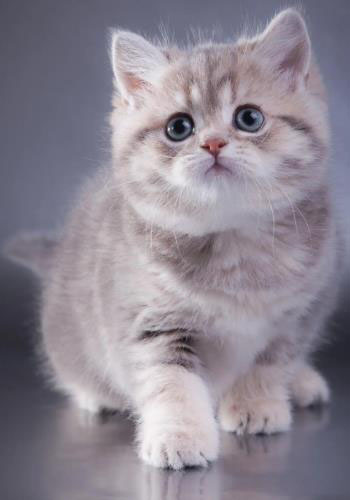
#> input picture 计算机视觉实验08/imgs/cat.jpg, 350 x 500 px
$ python test2.py
#> lines starting #> are read from the running program, lines starting #| are printed output that depends on the picture
### 计算机视觉实验08/util.py
import cv2
import matplotlib.pyplot as plt
import numpy as np
import scipy


# 高斯噪声
# [125 lines left out: functions normalize, add_gaussian_noise, add_rayleigh_noise, add_gamma_noise, add_salt_pepper, GeometricMeanOperator and 5 more, not called in this run]


# 逆谐波均值滤波
def Contra_harmonicMeanOperator(roi, q):
    roi = roi.astype(np.float64)
    return np.mean(roi ** (q + 1)) / np.mean((roi) ** (q))


# [19 lines left out: functions Contra_harmonicMeanAlogrithm, rgbContra_harmonicMean, not called in this run]


# 图像退化恢复
# 仿真运动模糊
def get_motion_dsf(image_sise, motion_angle, motion_dis):
    PSF = np.zeros(image_sise)  # 点扩散函数
    x_center = (image_sise[0] - 1) / 2
    y_center = (image_sise[1] - 1) / 2
    sin_val = np.sin(motion_angle * np.pi / 180)
    cos_val = np.cos(motion_angle * np.pi / 180)
    # 将对应角度上motion_dis个点置成1
    for i in range(motion_dis):
        x_offset = round(sin_val * i)
        y_offset = round(cos_val * i)
        PSF[int(x_center - x_offset), int(y_center + y_offset)] = 1
    return PSF / PSF.sum()  # 归一化


# 仿真湍流模糊
def cal_distance(pa, pb):  # 欧拉距离计算函数的定义
    return np.sqrt((pa[0] - pb[0]) ** 2 + (pa[1] - pb[1]) ** 2)


def get_turbulence_dsf(image_sise, k=0.1):
    center_point = tuple(map(lambda x: (x - 1) / 2, image_sise))  # 中心点
    pos_matrix = np.mgrid[0 : image_sise[0], 0 : image_sise[1]]  # 生成位置矩阵
    dis = cal_distance(pos_matrix, center_point)  # 计算距离矩阵
    # PSF_fft = dis
    PSF_fft = np.exp(-k * (dis ** (5 / 6)))  # 点扩散函数 fft
    PSF = np.fft.ifft2(PSF_fft)  # image FFT multiplly PSF FFT
    PSF = np.abs(np.fft.ifftshift(PSF))  # 中心化
    return PSF / PSF.sum()  # 归一化


# 图像退化恢复
# 对图片继续模糊
def make_blurred(img, PSF, eps):
    img = np.expand_dims(img, axis=-1) if img.ndim == 2 else img
    new_img = np.zeros(img.shape)
    for i in range(img.shape[2]):
        input_fft = np.fft.fft2(img[:, :, i])
        PSF_fft = np.fft.fft2(PSF) + eps
        blurred = np.fft.ifft2(input_fft * PSF_fft)
        blurred = np.abs(np.fft.ifftshift(blurred))
        new_img[:, :, i] = blurred
    if img.ndim == 2:
        new_img = np.squeeze(new_img, -1)
    return np.uint8(new_img)


def inverse_filter(img, PSF, eps):
    img = np.expand_dims(img, axis=-1) if img.ndim == 2 else img
    new_img = np.zeros(img.shape)
    for i in range(img.shape[2]):
        input_fft = np.fft.fft2(img[:, :, i])
        PSF_fft = np.fft.fft2(PSF) + eps
        result = np.fft.ifft2(input_fft / PSF_fft)
        result = np.abs(np.fft.ifftshift(result))
        new_img[:, :, i] = result
    if img.ndim == 2:
        new_img = np.squeeze(new_img, -1)
    return np.uint8(new_img)


def wiener_filter(img, PSF, eps, K=0.01):
    img = np.expand_dims(img, axis=-1) if img.ndim == 2 else img
    new_img = np.zeros(img.shape)
    for i in range(img.shape[2]):
        input_fft = np.fft.fft2(img[:, :, i])
        PSF_fft = np.fft.fft2(PSF) + eps
        PSF_fft_1 = np.conj(PSF_fft) / (np.abs(PSF_fft) ** 2 + K)
        result = np.fft.ifft2(input_fft * PSF_fft_1)
        result = np.abs(np.fft.ifftshift(result))
        new_img[:, :, i] = result
    if img.ndim == 2:
        new_img = np.squeeze(new_img, -1)
    return np.uint8(new_img)


def spectrum_show(PSF, title):
    PSF_fft = np.fft.fft2(PSF)
    PSF_fft_shift = np.fft.fftshift(PSF_fft)
    spectrum = 20 * np.log(np.abs(PSF_fft_shift))
    plt.imshow(spectrum, cmap="gray")
    plt.title(title)
    plt.axis("off")
    plt.show()


# 图像修补BSCB
# [60 lines left out: functions normalize, BSCB_inpaint, not called in this run]


def gen_pic_with_mask(mask, origin_pic):
    origin_pic[mask == 1.0] = 128
    return origin_pic


# 图像修补TV
# [32 lines left out: functions normalize, tv_inpaint, not called in this run]


def gen_pic_with_mask(mask, origin_pic):
    origin_pic[mask == 1.0] = 128
    return origin_pic

### 计算机视觉实验08/test2.py
from util import *


# 【2】任选图片，用退化模型进行退化模拟，并通过维纳滤波进行复原，需测试噪声的影响。
# 退化模拟
image = cv2.imread('./imgs/cat.jpg')
#> image is the input picture: shape (500, 350, 3); mean B, G, R 146.1, 134.5, 141.4

# 显示原图像
plt.figure(1, figsize=(6, 6))
plt.title('Original Image'), plt.imshow(image[..., [2, 1, 0]], 'gray')
plt.xticks([]), plt.yticks([])


# 进行模糊处理
PSF = get_motion_dsf(image.shape[:2], -50, 100)
PSF = get_turbulence_dsf(image.shape[:2])
spectrum_show(PSF, title='PSF Image')  # 模糊PSF与谱
#> in spectrum_show, `PSF_fft = np.fft.fft2(PSF)`:
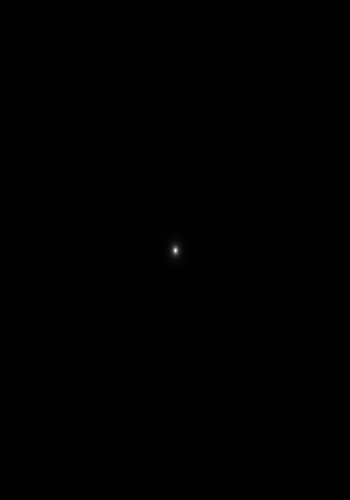
#> PSF: shape (500, 350) float64; min 0, max 0.0141, mean 5.71e-06; drawn with min black and max white
blurred = make_blurred(image, PSF, 1e-3)
plt.figure(2, figsize=(8, 8))
plt.subplot(231), plt.imshow(
    blurred[..., [2, 1, 0]], 'gray'), plt.title('blurred')
plt.xticks([]), plt.yticks([])

# 逆滤波
result = inverse_filter(blurred, PSF, 1e-3)
#> after the loop in inverse_filter, `for i in range(img.shape[2]):`:
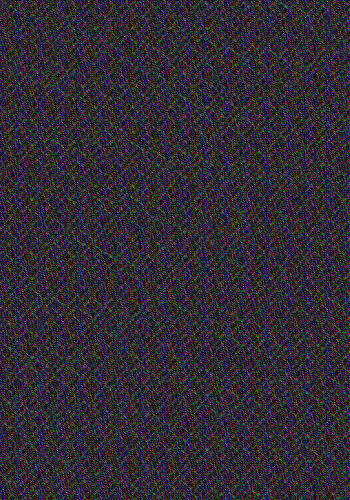
#> new_img: shape (500, 350, 3) float64; mean B, G, R 19722.4, 16329.2, 18485.7; drawn with min black and max white
plt.subplot(232), plt.imshow(
    result[..., [2, 1, 0]], 'gray'), plt.title('inverse deblurred')
plt.xticks([]), plt.yticks([])

# 维纳滤波
result = wiener_filter(blurred, PSF, 1e-3)
plt.subplot(233), plt.imshow(result[..., [2, 1, 0]], 'gray'), plt.title(
    'wiener deblurred(K=0.01)')
plt.xticks([]), plt.yticks([])

# 添加噪声,standard_normal产生随机的函数
blurred_noisy = np.uint8(blurred + 0.1*blurred.std()
                         * np.random.standard_normal(blurred.shape))

# 显示添加噪声且模糊的图像
plt.subplot(234), plt.imshow(
    blurred_noisy[..., [2, 1, 0]], 'gray'), plt.title('blurred and noisy')

# 对添加噪声的图像进行逆滤波
result = inverse_filter(blurred_noisy, PSF, 0.1+1e-3)
#> call 2 of inverse_filter, with eps = 0.101
#> the loop in inverse_filter (call 2), `for i in range(img.shape[2]):` made 3 passes
#> pass 1, in inverse_filter (call 2), `result = np.abs(np.fft.ifftshift(result))`:
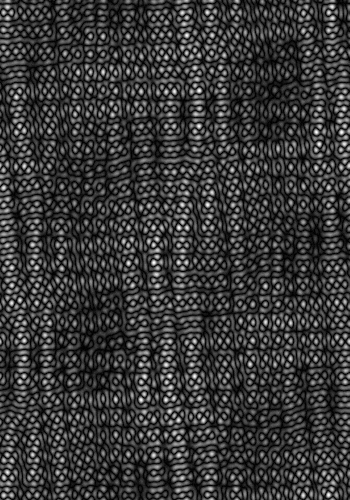
#> result: shape (500, 350) float64; min 0.0101, max 2290.6, mean 509.2; drawn with min black and max white
#> after the loop in inverse_filter (call 2), `for i in range(img.shape[2]):`:
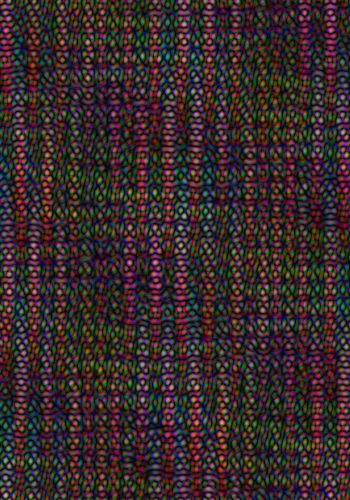
#> new_img: shape (500, 350, 3) float64; mean B, G, R 509.2, 500.5, 663.9; drawn with min black and max white
#> in inverse_filter (call 2), `return np.uint8(new_img)`:
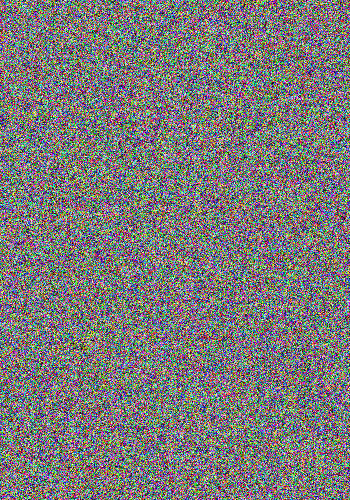
#> returned value: shape (500, 350, 3); mean of channels 0, 1, 2 120.9, 120.8, 122.7; drawn as B, G, R
plt.subplot(235), plt.imshow(
    result[..., [2, 1, 0]], 'gray'), plt.title('inverse deblurred')
plt.xticks([]), plt.yticks([])

# 对添加噪声的图像进行维纳滤波
result = wiener_filter(blurred_noisy, PSF, 0.1+1e-3)
#> call 2 of wiener_filter, with eps = 0.101, K = 0.01
#> after the loop in wiener_filter (call 2), `for i in range(img.shape[2]):`:
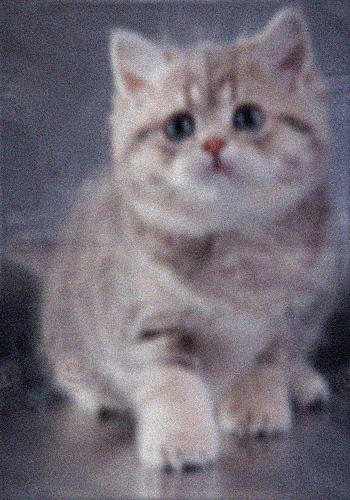
#> new_img: shape (500, 350, 3) float64; mean B, G, R 130.9, 120.4, 126.7; drawn with min black and max white
plt.subplot(236), plt.imshow(result[..., [2, 1, 0]], 'gray'), plt.title(
    'wiener deblurred(k=0.01)')
plt.xticks([]), plt.yticks([])

plt.tight_layout()
plt.savefig('out.jpg', format='jpg', bbox_inches='tight', dpi=96)
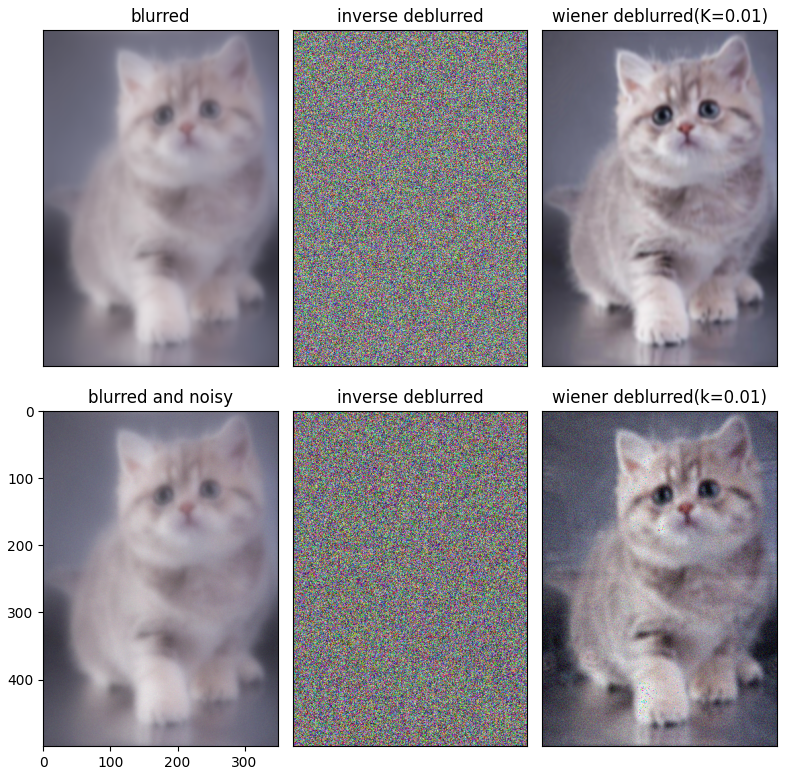
#> figure drawn by matplotlib, 6 panels
plt.show()

$ run again, with 计算机视觉实验08/imgs/dog.jpg copied over 计算机视觉实验08/imgs/cat.jpg
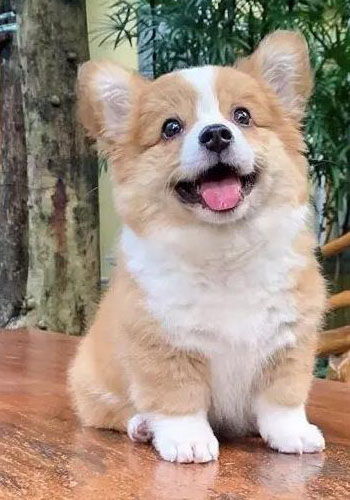
#> input picture 计算机视觉实验08/imgs/dog.jpg, 350 x 500 px
#> image is the input picture: shape (500, 350, 3); mean B, G, R 128.8, 143.1, 159.9
#> after the loop in wiener_filter (call 2), `for i in range(img.shape[2]):`:
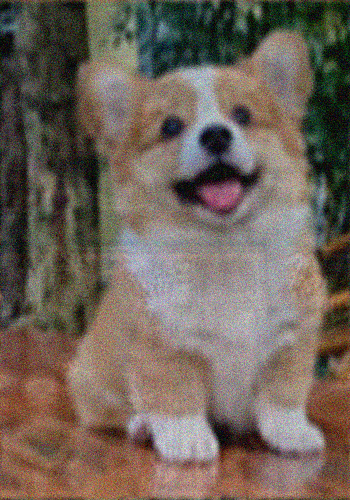
#> new_img: shape (500, 350, 3) float64; mean B, G, R 116, 128.5, 144; drawn with min black and max white
#> in wiener_filter (call 2), `return np.uint8(new_img)`:
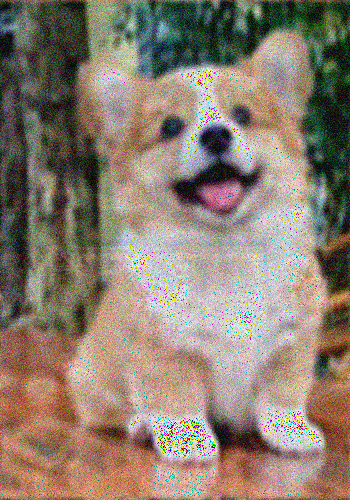
#> returned value: shape (500, 350, 3); mean of channels 0, 1, 2 113.2, 126.7, 141.3; drawn as B, G, R
